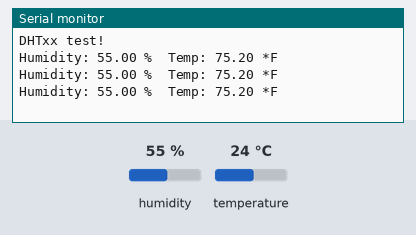
The sketch below on a simulated Arduino Uno, built with avr-gcc and run on an emulated ATmega328P. Shown: the last lines printed to the serial monitor. The inputs (shaded band) are chosen by the test bench; at power-on: humidity 55 %, temperature 24 °C.

Above: at 3.8 s.
3.9 s: humidity set to 22 %
At 5.8 s:
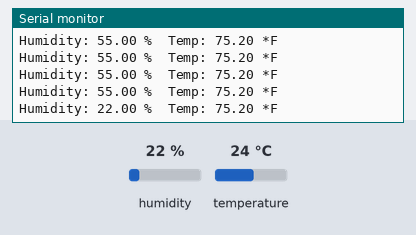
6.7 s: temperature set to 12 °C
At 7.6 s:
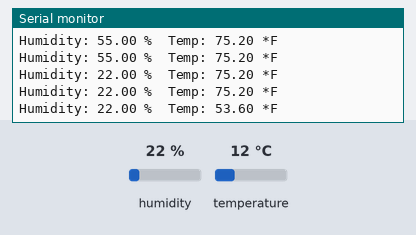
9.5 s: humidity set to 40 %
At 10.9 s:
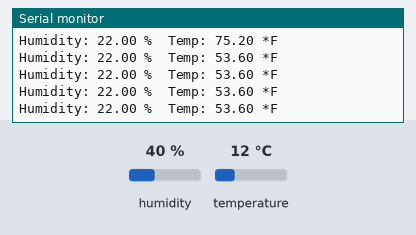
Timing chart, 0 to 12.5 s (numbered marks = the images above; inputs shaded):
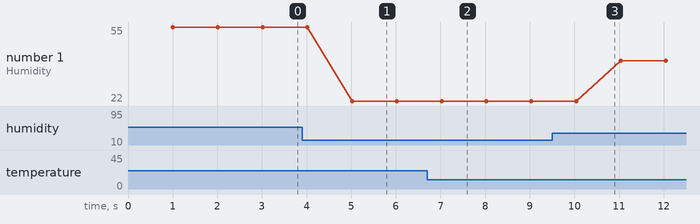

The sketch:

DHTDemo.ino
```cpp
// Example testing sketch for various DHT humidity/temperature sensors
// Written by ladyada, public domain

#include "DHT.h"

#define DHTPIN 10     // what digital pin we're connected to

// Uncomment whatever type you're using!
//#define DHTTYPE DHT11   // DHT 11
#define DHTTYPE DHT22   // DHT 22  (AM2302), AM2321
//#define DHTTYPE DHT21   // DHT 21 (AM2301)

// Connect pin 1 (on the left) of the sensor to +5V
// NOTE: If using a board with 3.3V logic like an Arduino Due connect pin 1
// to 3.3V instead of 5V!
// Connect pin 2 of the sensor to whatever your DHTPIN is
// Connect pin 4 (on the right) of the sensor to GROUND
// Connect a 10K resistor from pin 2 (data) to pin 1 (power) of the sensor

// Initialize DHT sensor.
// Note that older versions of this library took an optional third parameter to
// tweak the timings for faster processors.  This parameter is no longer needed
// as the current DHT reading algorithm adjusts itself to work on faster procs.
DHT dht(DHTPIN, DHTTYPE);

void setup() {
  Serial.begin(9600);
  Serial.println("DHTxx test!");

  dht.begin();
}

void loop() {
  // Wait a few seconds between measurements.
  delay(1000);

  // Reading temperature or humidity takes about 250 milliseconds!
  // Sensor readings may also be up to 2 seconds 'old' (its a very slow sensor)
  float h = dht.readHumidity();
  // Read temperature as Celsius (the default)
  float t = dht.readTemperature();
  // Read temperature as Fahrenheit (isFahrenheit = true)
  float f = dht.readTemperature(true);

  // Check if any reads failed and exit early (to try again).
  if (isnan(h) || isnan(t) || isnan(f)) {
    Serial.println("Failed to read from DHT sensor!");
    return;
  }

  // Compute heat index in Fahrenheit (the default)
  float hif = dht.computeHeatIndex(f, h);
  // Compute heat index in Celsius (isFahreheit = false)
  float hic = dht.computeHeatIndex(t, h, false);

  Serial.print("Humidity: ");
  Serial.print(h);
  Serial.print(" %\t");
  Serial.print("Temp: ");
  Serial.print(f); //Serial.print(c);
  Serial.print(" *F ");
  Serial.println();
//  Serial.print(f);
//  Serial.print(" *F\t");
//  Serial.print("Heat index: ");
//  Serial.print(hic);
//  Serial.print(" *C ");
//  Serial.print(hif);
//  Serial.println(" *F");
}
```

Measured:
- after the input at 3.9 s, the serial monitor: prints a new line after 1.1 s (image 1)
- after the input at 6.7 s, the serial monitor: prints a new line after 0.33 s (image 2)
- plotted number 1: 55 → 22 after the input at 3.9 s, 22 → 40 after the input at 9.5 s
